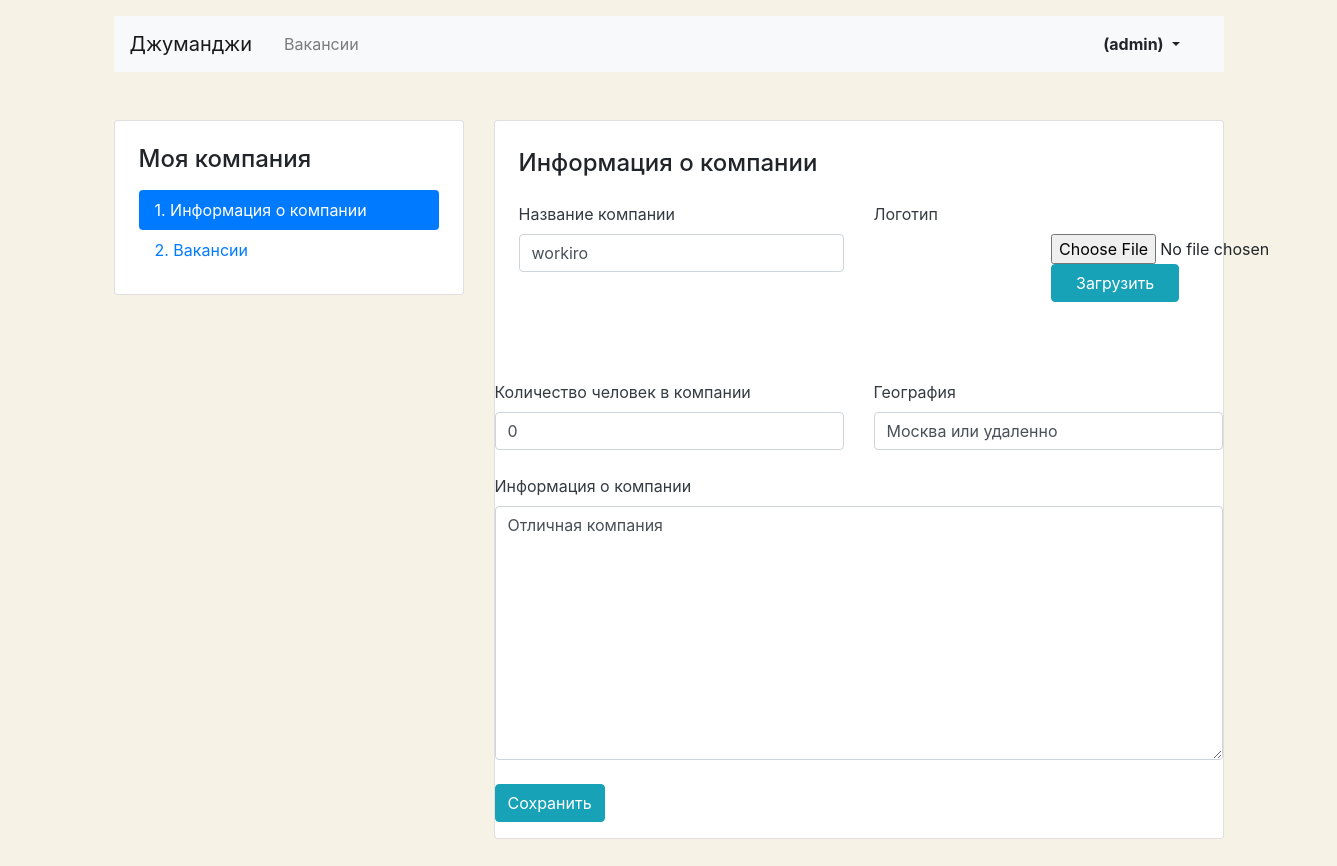
/mycompany/ (signed in), run on the app's committed database.
### app_jobsearch/models.py (models this page shows)
class Company(models.Model):
    name = models.CharField(max_length=128)
    location = models.CharField(max_length=32)
    logo = models.ImageField(upload_to=MEDIA_COMPANY_IMAGE_DIR, null=True)
    description = models.TextField()
    employee_count = models.IntegerField(default=0)
    owner = models.ForeignKey(User, on_delete=models.CASCADE, related_name='mycompany',
                              default=None, null=True)

### app_jobsearch/views.py (the view, shortened to what this page needs)
# urls.py: path('mycompany/', MyCompanyView.as_view(), name='user-company'),
class MyCompanyView(View):
    def get(self, request):
        user_company = Company.objects.filter(owner=request.user.id).values().first()
        if user_company is None:
            return render(request, 'app_jobsearch/company-create.html')
        form = CompanyForm(initial=user_company)
        context = {
            'form': form
        }
        return render(request, 'app_jobsearch/company-edit.html', context=context)

### app_jobsearch/forms.py
class CompanyForm(forms.Form):
    name = forms.CharField(max_length=128, widget=forms.TextInput(attrs={'class': 'form-control'}))
    location = forms.CharField(max_length=32, widget=forms.TextInput(attrs={'class': 'form-control'}))
    logo = forms.ImageField(allow_empty_file=True, required=False)
    description = forms.CharField(widget=forms.Textarea(attrs={'class': 'form-control'}))
    employee_count = forms.IntegerField(widget=forms.TextInput(attrs={'class': 'form-control'}))

### app_jobsearch/templates/app_jobsearch/company-edit.html (shortened to what this page needs)
{% extends 'app_jobsearch/base.html' %}
{% block main %}
  <main class="container mt-3 pb-5">
    <div class="row mt-5">
      <div class="col-12 col-lg-4">
        <aside class="pt-3 pb-4 px-4 mb-5 card">
          <h1 class="h4 pt-2 pb-2">Моя компания</h1>
          <div class="nav flex-column nav-pills">
            <a class="nav-link active" href="{% url 'user-company' %}">1. Информация о&nbsp;компании</a>
            <a class="nav-link" href="{% url 'user-vacancies' %}">2. Вакансии</a>
          </div>
        </aside>
      </div>
      <div class="col-12 col-lg-8">
        <div class="card">
          <div class="card-body px-4 pb-4">
            <section class="tab-pane fade show active">
              <h2 class="h4 pt-2 pb-3">Информация о&nbsp;компании</h2>
              <form method="post" action="{% url 'user-company' %}" enctype="multipart/form-data">{% csrf_token %}
                <div class="row">
                  <div class="col-12 col-md-6">
                    <div class="form-group pb-2">
                      <label class="mb-2 text-dark" for="companyName">Название компании</label>
                      {{ form.name }}
                    </div>
                  </div>
                  <div class="col-12 col-md-6">
                    <div class="form-group">
                      <label class="mb-2 text-dark" for="companyLogo">Логотип</label>
                      <div class="row align-items-center">
                        <div class="col-6">
                        </div>
                        <div class="col-6" style="position: relative;">
                          {{ form.logo }}
                            <input type="submit" class="btn btn-info px-4" value="Загрузить">
                          </div>
                          <div class="custom-file" style="">
                          </div>
                        </div>
                      </div>
                    </div>
                  </div>
                </div>
                <div class="row">
                  <div class="col-12 col-md-6">
                    <div class="form-group pb-2">
                      <label class="mb-2 text-dark" for="companyTeam">Количество человек в компании</label>
                      {{ form.employee_count }}
                    </div>
                  </div>
                  <div class="col-12 col-md-6">
                    <div class="form-group pb-2">
                      <label class="mb-2 text-dark" for="companyLocation">География</label>
                      {{ form.location }}
                    </div>
                  </div>
                </div>
                <div class="form-group pb-2">
                  <label class="mb-2 text-dark" for="companyInfo">Информация о&nbsp;компании</label>
                  {{ form.description }}
                </div>
                <div class="form-group">
                  <input type="submit" class="btn btn-info" value="Сохранить">
                </div>
          </div>
        </div>
      </div>
  </main>
{% endblock %}

### app_jobsearch/templates/app_jobsearch/base.html (shortened to what this page needs)
<!DOCTYPE html>
<html lang="ru">
<head>
  <link rel="stylesheet" href="https://stackpath.bootstrapcdn.com/bootstrap/4.3.1/css/bootstrap.min.css">
</head>
<body>
  <header class="container mt-3">
    <nav class="navbar navbar-expand-lg navbar-light bg-light">
      <a class="navbar-brand mr-4" href={% url 'main' %}>Джуманджи</a>
      <div class="collapse navbar-collapse justify-content-between" id="navbarNav">
        <ul class="navbar-nav col-10">
          {% url 'vacancies' as the_url %}
          <li class="nav-item {% if request.path == the_url %}active{% endif %}">
            <a class="nav-link" href={% url 'vacancies' %}>Вакансии</a>
          </li>
        </ul>
        <ul class="navbar-nav col-2 justify-content-end">
          <li class="nav-item active">
            {% if user.username %}
                  <div class="btn-group">
                    <button type="button" class="btn dropdown-toggle font-weight-bold" data-toggle="dropdown" aria-haspopup="true" aria-expanded="false">
                      {{ user.first_name }} {{user.last_name }} ({{ user.username }})
                    </button>
                  </div>
            {% else %}
              <a href="{% url 'login' %}" class="nav-link font-weight-bold">Вход</a>
            {% endif %}
          </li>
        </ul>
      </div>
    </nav>
  </header>
{% block main %}{% endblock %}
</body>
</html>

### data on the page
Company: name "workiro", employee_count "0", location "Москва или удаленно", description "Отличная компания"

### other printed values
{{ user.username }} "admin"
